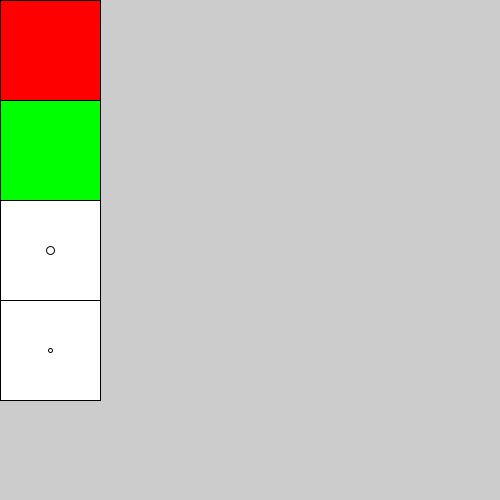
Frame 1 (no input)
Frame 60 (the mouse pressed at the canvas centre just before this capture): identical to frame 1, image omitted
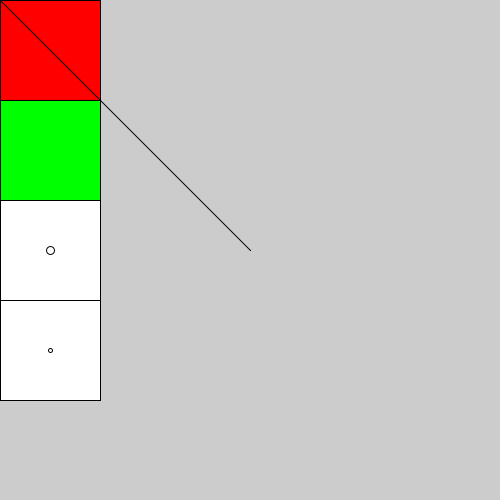
Frame 120 (the mouse held since frame 60 and released just before this capture)

The Processing sketch that drew these frames (run headless with seeded random() and noise(); from frame 60 on, the mouse is pressed at the canvas centre):

// Processing sketch: week02_2
// ── week02_2.pde
void setup(){
  size(500,500);
  fill(255,0,0); rect(0,0,100,100);
  fill(0,255,0); rect(0,100,100,100);
  fill(#FFFFFF);
  rect(0,200,100,100); ellipse(50,250,8,8); //8的圓
  rect(0,300,100,100); ellipse(50,350,4,4); //4的圓
}

void draw(){
  if(mousePressed){
    if(mouseX<100){
      if(mouseY<100) stroke(255,0,0);
      //滑鼠點一下(0,0)到(100,100)以內的範圍，接下來畫出的線為紅色
      else if(mouseY<200) stroke(0,255,0);
      //滑鼠點一下(0,100)到(100,200)以內的範圍，接下來畫出的線為綠色
      else if(mouseY<300) strokeWeight(8); //粗
      else if(mouseY<400) strokeWeight(4); //中
    }else line(mouseX,mouseY,pmouseX,pmouseY); //畫線
  }
}
